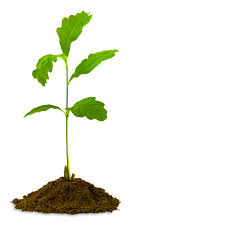
#> input picture Sample_pic/test_image.png, 225 x 225 px, found by its file name
$ python dia_findcolour.py
#> lines starting #> are read from the running program, lines starting #| are printed output that depends on the picture; after the words box and inside, x2 and y2 are one past the last pixel; in counts of white or black regions, pixels touching at a corner belong together
#Detect soil shape

import cv2
import numpy as np
from matplotlib import pyplot as plt

image = cv2.imread('C://Users//derkm//Develop3//psqa//psqa2//Sample_pic//test_image.png')
#> image is the input picture: shape (225, 225, 3); mean B, G, R 227.3, 237.8, 235.9

lower_green = np.array([36, 25, 25], dtype = "uint8")

upper_green= np.array([70, 255,255], dtype = "uint8")

def green_detector(image, lower_green, upper_green):

    '''Detect green plant colour in selected image

    Note:
        The python virtual evironment to be used is myenv.

    Examples:
        >>>green_detector(image = <image_file_path>, lower_green = lower_green, upper_green=upper_green)
        output: {windows with green regions highlighted}

    Args:
        image (img): image=cv2.imread("//psqa//psqa2//Sample_pic//test_image.png")
        lower_green (array): Values in the [] on line 9 np.array([36, 25, 25], dtype = "uint8"), all three values must be integer and will use default
        lower_green = [[36, 25, 25]] to produce image
        upper_green (array): Values in the [] on line 11 np.array([70, 255,255], dtype = "uint8"), all three values must be integer and will use default
        upper_green = [[70, 255,255]] to produce image

    Returns:
        image (img): image saved under //psqa//psqa2// and the image will be saved as green.png
'''

    # reading image
    # image = cv2.imread('C://Users//derkm//Develop3//psqa//psqa2//Sample_pic//P11.jpeg')

    ## convert to hsv
    hsv = cv2.cvtColor(image, cv2.COLOR_BGR2HSV)
#> hsv: shape (225, 225, 3); mean H, S, V 9.1, 25.8, 239.1

    ## mask of green (36,25,25) ~ (86, 255,255)
    # mask = cv2.inRange(hsv, (36, 25, 25), (86, 255,255))
    # mask = cv2.inRange(hsv, (36, 25, 25), (70, 255,255))
    mask = cv2.inRange(hsv, lower_green, upper_green)
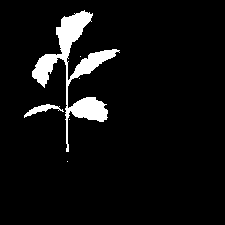
#> mask: shape (225, 225); 6% white; 6 white regions (4 under 20 px), largest, box (x1, y1, x2, y2) and area: (32, 10, 120, 152) 2863, (24, 104, 64, 118) 185

    ## slice the green
    imask = mask>0
    green = np.zeros_like(image, np.uint8)
    green[imask] = image[imask]
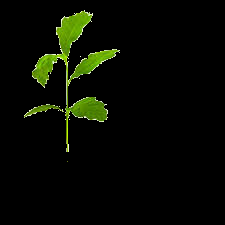
#> green: shape (225, 225, 3); mean B, G, R 2, 10, 7

    print(imask)
#> (printed output is left out)
    cv2.imshow("green", green)
    cv2.waitKey(0)

    # save
    cv2.imwrite("green.png", green)

    cv2.destroyAllWindows()

green_detector(image=image, lower_green=lower_green, upper_green=upper_green)

'''Detect soil brown colour in selected image'''

# # reading image
# img = cv2.imread('C://Users//derkm//Develop3//psqa//psqa2//Sample_pic//P11.jpeg')

# ## convert to hsv
# hsv = cv2.cvtColor(img, cv2.COLOR_BGR2HSV)

# ## mask of green (36,25,25) ~ (86, 255,255)
# # mask = cv2.inRange(hsv, (36, 25, 25), (86, 255,255))
# mask = cv2.inRange(hsv, (10, 100, 20), (20, 255, 200))

# ## slice the brown
# imask = mask>0
# brown = np.zeros_like(img, np.uint8)
# brown[imask] = img[imask]

# print(imask)
# cv2.imshow("brown", brown)
# cv2.waitKey(0)

## save
#cv2.imwrite("green.png", green)

# reading image
img = cv2.imread('C://Users//derkm//Develop3//psqa//psqa2//Sample_pic//test_image.png')

lower_green = np.array([25, 146, 190], dtype = "uint8")

upper_green= np.array([62, 174, 250], dtype = "uint8")

mask = cv2.inRange(img, lower_green, upper_green)
#> mask: shape (225, 225); every value is 0


detected_output = cv2.bitwise_and(img, img, mask =  mask)
#> detected_output: shape (225, 225, 3); every value is 0

cv2.imshow("green color detection", detected_output)

cv2.waitKey(0)
